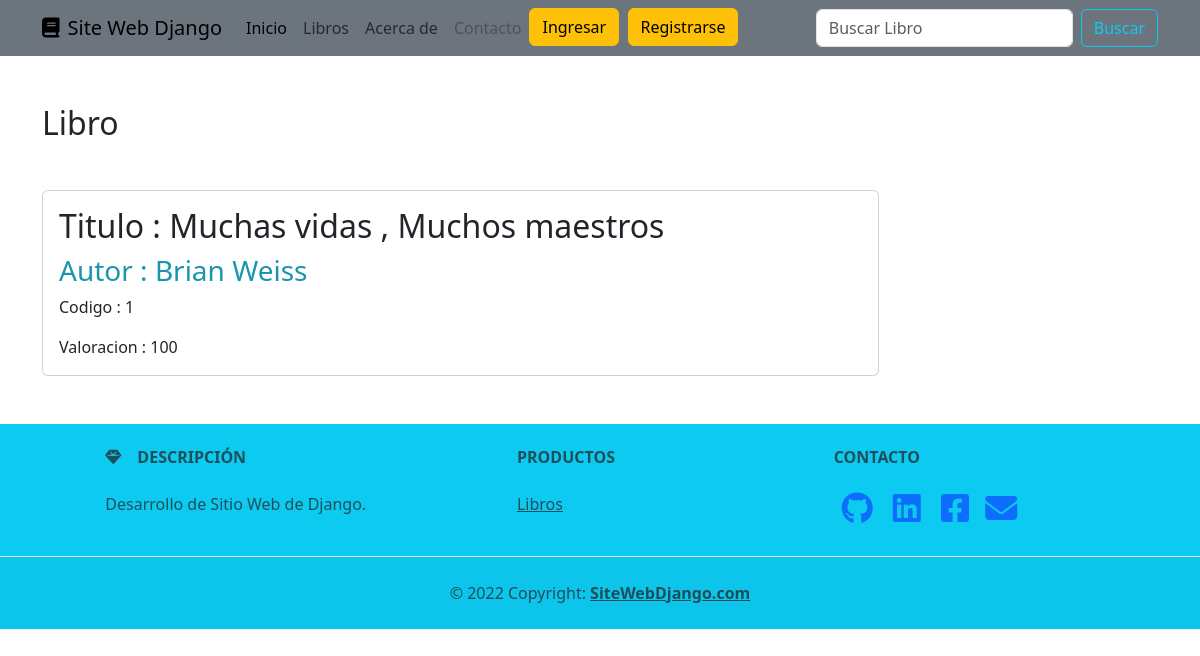
Page /ver_libro/1 on the committed database.
### book/models.py (models this page shows)
class Book(models.Model):
    titulo=models.CharField(max_length=100)
    autor=models.CharField(max_length=100)
    valoracion=models.IntegerField(help_text='Valoracion entre 0 y 100')
    fecha_creacion =models.DateField(default= datetime.datetime.now)
    fecha_modificacion =models.DateField(default= datetime.datetime.now)
    class Meta:
        verbose_name ='Libro'
        verbose_name_plural = 'Libros'
        permissions = [
            ('development','permiso como desarrollador'),
            ('scrum_master','permiso como scrum_master'),
            ('product_owner', 'permiso como product_owner')
        ]

### book/views.py (the view)
# urls.py: path('ver_libro/<int:libro_id>', ver_libro, name='ver_libro')
def ver_libro(request,libro_id):
    book = get_object_or_404(Book, id=libro_id)
    return render(request,'ver_libro.html',{'book':book})

### book/templates/ver_libro.html (shortened to what this page needs)
{% extends 'layout.html' %}
{% load bootstrap5 %}
{% block content %}
 <section class="ver container mt-5">
     <h2>Libro</h2>
       {% if book %}
     <div class="card w-75 my-5">
     <div class="card-body">
     <h2 class="card-title">Titulo : {{ book.titulo }}</h2>
      <h3>Autor : {{ book.autor }}</h3>
      <p>Codigo : {{ book.id }}</p>
      <p class="card-text">Valoracion : {{ book.valoracion }}</p>
       {% else %}
       <p>No hay libros disponibles para la busqueda</p>
       {% endif %}
</div>
</div>
   </section>
{% endblock %}

### book/static/book/css/style.css (style rules this page uses)
#ver h2,h3 { color:#1995ad; }

### rows in the picture
Book: titulo "Muchas vidas , Muchos maestros", autor "Brian Weiss", id "1", valoracion "100"
